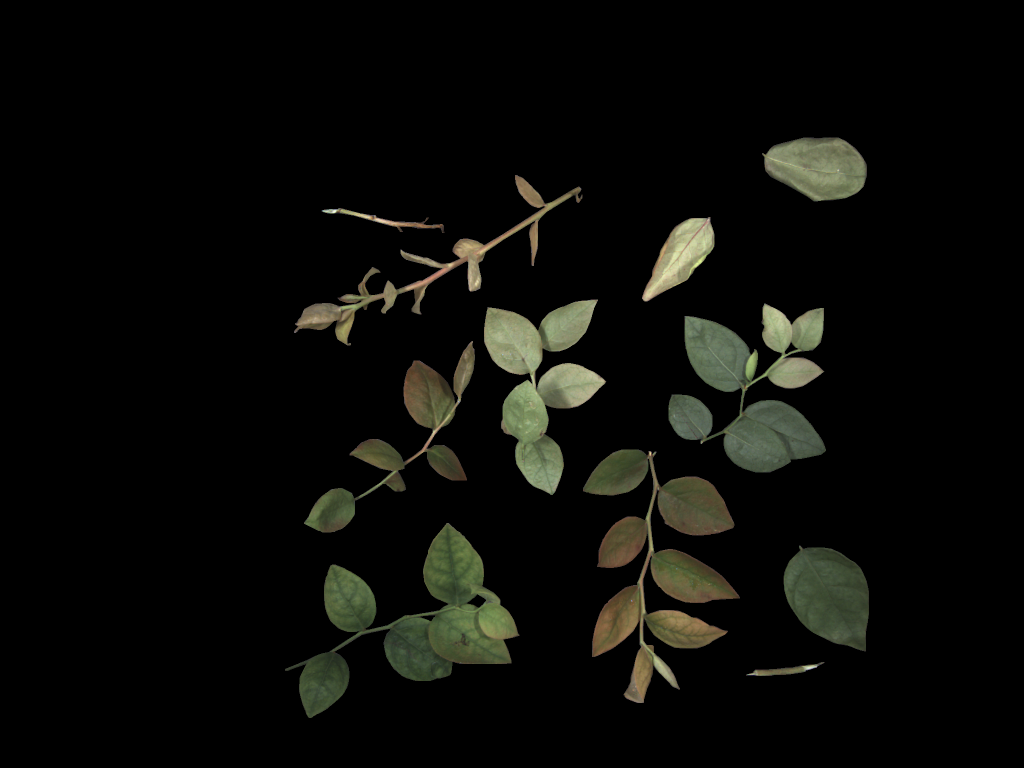
#> input picture DCGAN/images/original.png, 2048 x 1536 px, found by its file name (shown at 1/2 size)
$ jupyter execute --allow-errors dataPreprocessing.ipynb
#> lines starting #> are read from the running program, lines starting #| are printed output that depends on the picture; after the words box and inside, x2 and y2 are one past the last pixel; in counts of white or black regions, pixels touching at a corner belong together
[cell 1]
import os       # os to read file from directories
import cv2      # cv2 for performing operations on image

[cell 2]
 # function to foreground segmentation from instance segmentation, crop the segmentation image to 1536 X 1536 and save to folder
# [50 lines left out: functions segmentation, augmentation, hsv_segmentation, not called in this run]

#function to view image loaded into cv2
def viewImage(filename):
    # resize the image
    img=cv2.resize(filename,(1200,800))
    #destroy all previous windows
    cv2.destroyAllWindows()
    # show the the image
    cv2.imshow("",img)
    # press any key to close the window
    cv2.waitKey(0)

# function to view image from file location
# [11 lines left out: function viewFile, not called in this run]

[cell 3]
# to convert all image and make a data set, iterate the images in for loop
filelocation=''     # original uncorpped image folder
masklocation=''     # instance segmentation images of the original images
croppedImage=''     # save the cropped images to this location
dataset=''          # save the augemented images in this folder and use later for trainig
hsv=''              # save the images from hsv_segmentations

#> (the rest of this cell did not finish here and is left out)

[cell 4]
original=cv2.imread('imageProcessing/original.png')
#> original is the input picture: shape (1536, 2048, 3); mean B, G, R 8.6, 11.9, 11.5
blur=cv2.blur(original,(20,20))
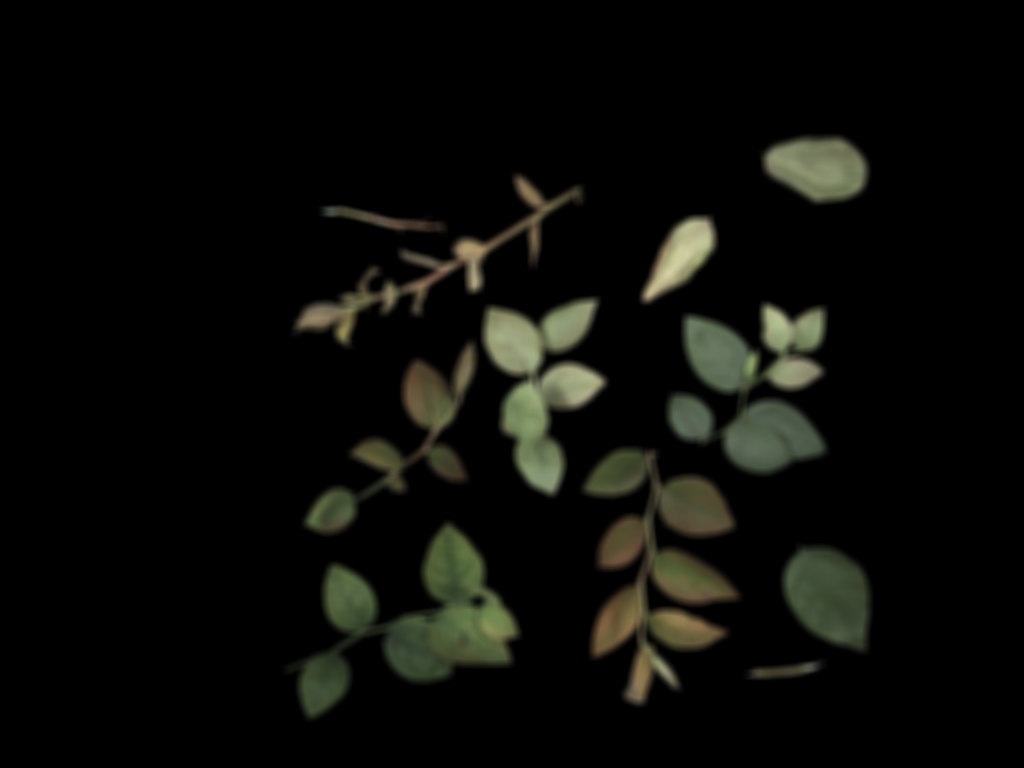
#> blur: shape (1536, 2048, 3) (shown at 1/2 size); mean B, G, R 8.6, 11.9, 11.5
hsv = cv2.cvtColor(blur, cv2.COLOR_BGR2HSV)
#> hsv: shape (1536, 2048, 3); mean H, S, V 5.5, 13.1, 12.3
mask = cv2.inRange(hsv,(8,0,0), (110,255,255))
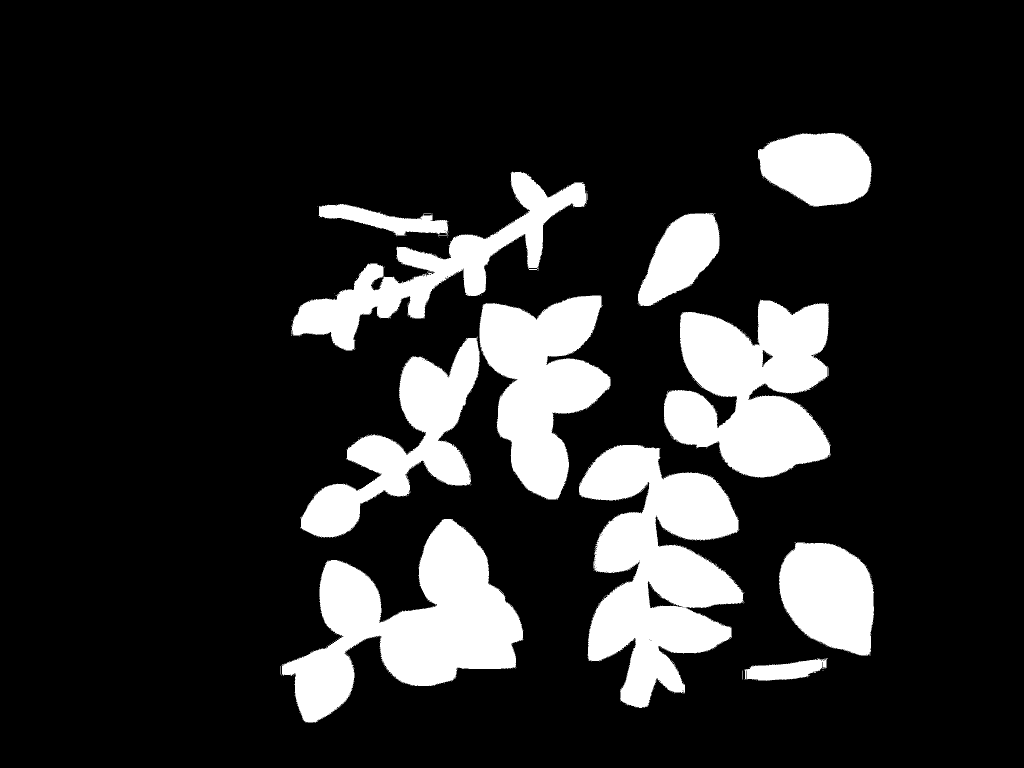
#> mask: shape (1536, 2048) (shown at 1/2 size); 16.2% white; 354 white regions (343 under 20 px), largest, box (x1, y1, x2, y2) and area: (1158, 890, 1489, 1416) 97893, (563, 1038, 1047, 1446) 88245, (1328, 600, 1662, 955) 79568
final_image = cv2.bitwise_and(original, original, mask=mask)

[cell 5]
viewImage(final_image)
#> in viewImage, `img=cv2.resize(filename,(1200,800))`:
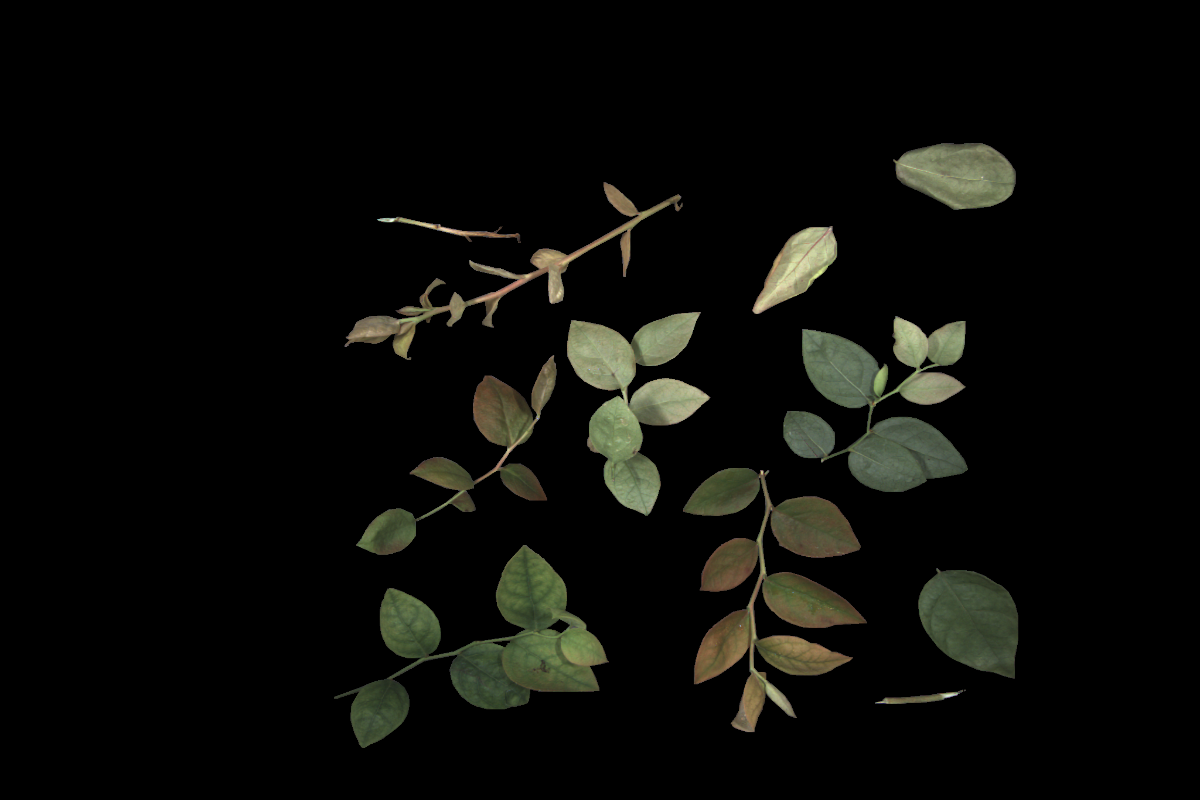
#> img: shape (800, 1200, 3); mean B, G, R 8.6, 11.9, 11.5

[cell 6]
viewImage(mask)
#> in viewImage (call 2), `img=cv2.resize(filename,(1200,800))`:
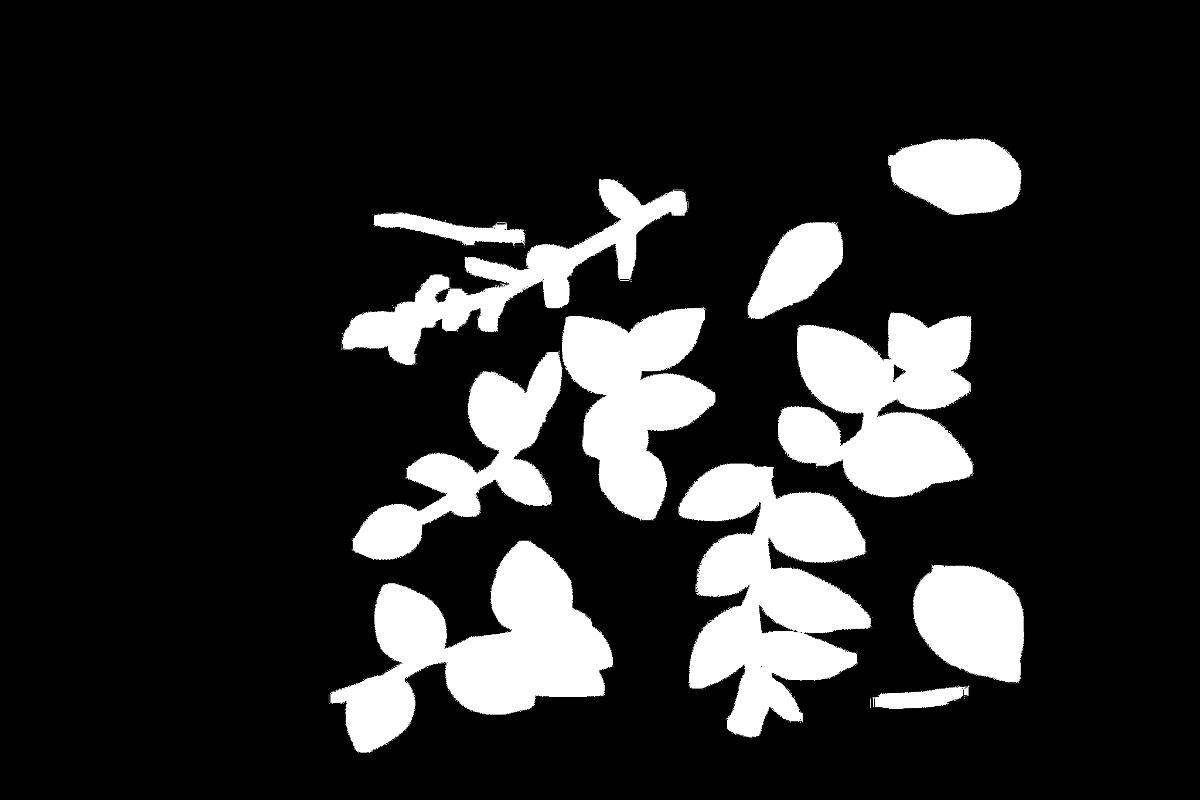
#> img: shape (800, 1200); min 0, max 255, mean 41.4
